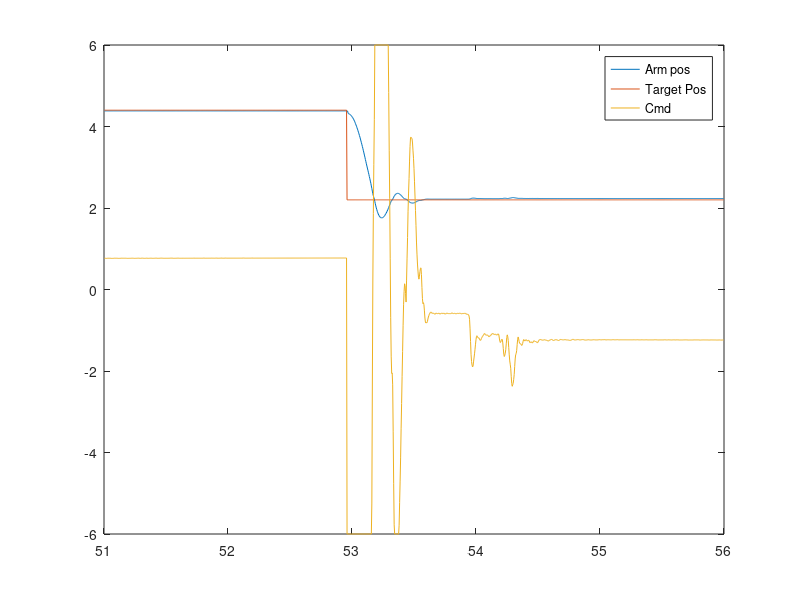

The MATLAB source for this figure: (Note: this script raises an error after producing the figure.)
% Bad Cast 1: Stopped short, tangled on self
% Bad Cast 2: ditto
% Good Cast:  Made it over bar, suspended at end.
clear
close all
% 1 Arm pos (rad)
% 2 Arm target pos (rad)
% 3 Arm Cmd (amps)
% 4 Spool pos (rad)
% 5 Spool Cmd (amps)
% 6 String Angle (rad)

% GC = load('BadBasicCastDataLog.mat');
% GC = load('BadBasicCast2DataLog.mat');
% GC  = load('GoodCastDataLog.mat');
GC = load('AlmostFlat.mat');

% Time Frames
% plot_from = [21, 26];
plot_from = [51, 56];
i = find(plot_from(1) < GC.fsTime, 1, 'first');
j = find(plot_from(2) > GC.fsTime, 1, 'last');

% Events
% Constants
stop_ArmPos = 2.9916;   % rad, Position arm triggers cast
stop_String = 3.75;     % rad, Position String Angle triggers cast
far_Enough  = 65;       % rad, How far before string is jerked back
goal_dist_x = 2.184;    % meter, x position
goal_dist_y = -.8255;   % meter, y position

% Release time index
i_re = find(and(stop_ArmPos >= GC.fsData(:,1), stop_String >= GC.fsData(:,6)), 1, 'first');
% Free Flight time index
mask = [zeros(1,i_re-1),ones(1,length(GC.fsTime)-i_re)];
% i_ff = find(and(mask', diff(GC.fsData(:,6))./diff(GC.fsTime) >= 0), 1, 'first');
i_ff = i_re+6;

plot(GC.fsTime(i:j), GC.fsData(i:j,1:3))
legend('Arm pos', 'Target Pos', 'Cmd')

l = .4572;      % Arm length, meters
r = .03835;     % Spool radius, meters
e = pi - 3.514; % error of
% Note: arm oriented such that pi is straight down and angle increases with
% clockwise motion.  But frame of references is Y is up and X is to the
% right (at th = 0, the direction arm moves in when moving clockwise)
% Arm angle
dth = (GC.fsData(i_ff + 1, 1) - GC.fsData(i_ff - 1, 1))/...
      (GC.fsTime(i_ff + 1) - GC.fsTime(i_ff - 1));
th = GC.fsData(i_ff, 1);
% String angle
dpsi = (GC.fsData(i_ff + 1, 6) - GC.fsData(i_ff - 1, 6))/...
      (GC.fsTime(i_ff + 1) - GC.fsTime(i_ff - 1));
psi = GC.fsData(i_ff, 6);
% String length and speed
dL = r*(GC.fsData(i_ff + 1, 4) - GC.fsData(i_ff - 1, 4))/...
      (GC.fsTime(i_ff + 1) - GC.fsTime(i_ff - 1));
L = r*GC.fsData(i_ff,4);

% dpsi should be zero at this point
% v_x = cos(th)*l*dth - dL*sin(psi+e-th) - L*(dpsi - dth)*cos(psi+e-th);
% v_y = -sin(th)*l*dth- dL*cos(psi+e-th) + L*(dpsi - dth)*sin(psi+e-th);
v_x = cos(th)*l*dth  + dL*sin(psi+e-th) + L*(-dth)*cos(psi+e-th);
v_y = -sin(th)*l*dth - dL*cos(psi+e-th) + L*(-dth)*sin(psi+e-th);

%******* NOTE ************************************************************%
% Examine this!
%v_x_minus_arm = dL*sin(psi+e-th) + L*(-dth)*cos(psi+e-th);
%v_y_minus_arm = -sin(th)*l*dth - dL*cos(psi+e-th) + L*(-dth)*sin(psi+e-th);

% Arm Position
arm_x = l*sin(th);
arm_y = -.838 + l*cos(th);
% Projectile Position
proj_x = l*sin(th) + L*sin(psi+e-th);
proj_y = -.838 + l*cos(th) - L*cos(psi+e-th);

t = GC.fsTime(i:j) - GC.fsTime(i);
figure
traj = [v_x*t + proj_x,...
        v_y*t - 4.9*t.^2 + proj_y];
trajectory = TrajectoryFunc(i_ff,GC);
plot(traj(:,1),traj(:,2))
hold on
plot(trajectory(:,1),trajectory(:,2),'k')
% Arm
line([0,arm_x], [-.838,arm_y] , 'Color','r', 'Linewidth', 2)
% Line Position
line([arm_x,proj_x],[arm_y,proj_y], 'Color','k', 'Linewidth', 2)
hold on
plot(goal_dist_x, goal_dist_y, 'k.', 'Linewidth', 4, 'MarkerSize', 15)
xlabel('x pos(m)')
ylabel('y pos(m)')
title('Hypothetical Projectile Path')
axis([-.25,3.25, -1.5,.25])

% title('Arm')
% xlabel('sec')
% ylabel('rad or amps')
% legend('Arm pos','Target', 'Cmd amps', 'Location', 'SouthEast')
% 
% figure
% plot(GC.fsTime(i:j), GC.fsData(i:j,4:5))
% title('Spool')
% xlabel('sec')
% ylabel('rad or amps')
% legend('Spool pos','Cmd amps', 'Location', 'SouthEast')
% 
% figure
% [hA, h_b1, h_b2] = plotyy(GC.fsTime(i:j), GC.fsData(i:j,6),...
%                           GC.fsTime(i+1:j), diff(GC.fsData(i:j,6))./diff(GC.fsTime(i:j)));
% grid on
% title('String Angle')
% xlabel('sec')
% ylabel(hA(1), 'rad')
% ylabel(hA(2), 'rad/sec')
% legend('position', 'velocity', 'Location', 'SouthEast')
% 
figure
[hAx, h_l1, h_l2] = plotyy(GC.fsTime(i:j), GC.fsData(i:j,[1,2,6]),...
                           GC.fsTime(i:j), GC.fsData(i:j,[4]));
line([GC.fsTime(i_re),GC.fsTime(i_re)],[0,10],'Color',[.4,.4,.4])
xlabel('sec')
ylabel(hAx(1), 'rad')
ylabel(hAx(2), 'Spool (rad)')
legend('Arm Pos', 'Arm Target', 'String Angle', 'Spool',...
       'Location', 'NorthWest')